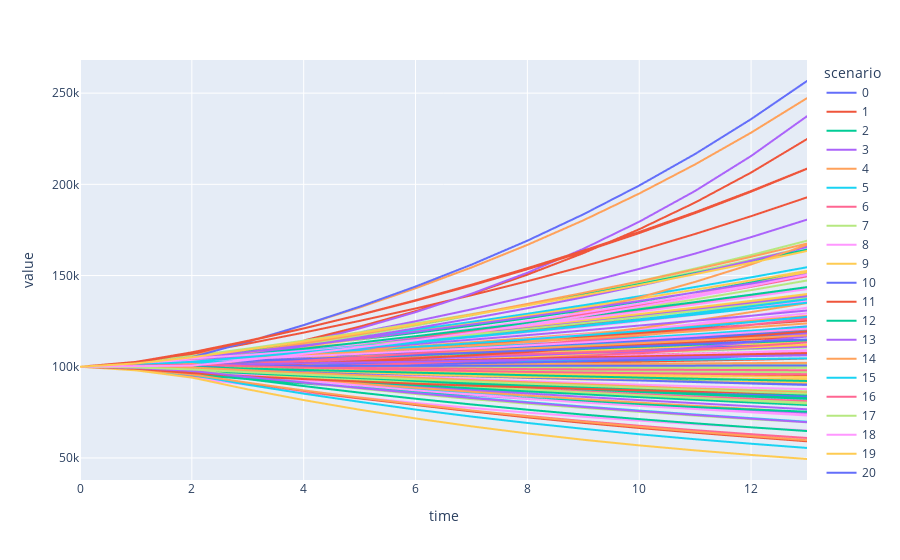

The code cell stored with this chart in its notebook:
### Code cell
analyzer = ResultsAnalyzer(instance)
# The first type of plot shows all simulated time series
# All plotting funcitons need to be given the name of the variable/parameter that wants to be analyzed  
analyzer.plot_ts(name='vTotalWealth', time_col='time',col_names=['scenario', 'time'], colors='scenario', inline_plot=True)
